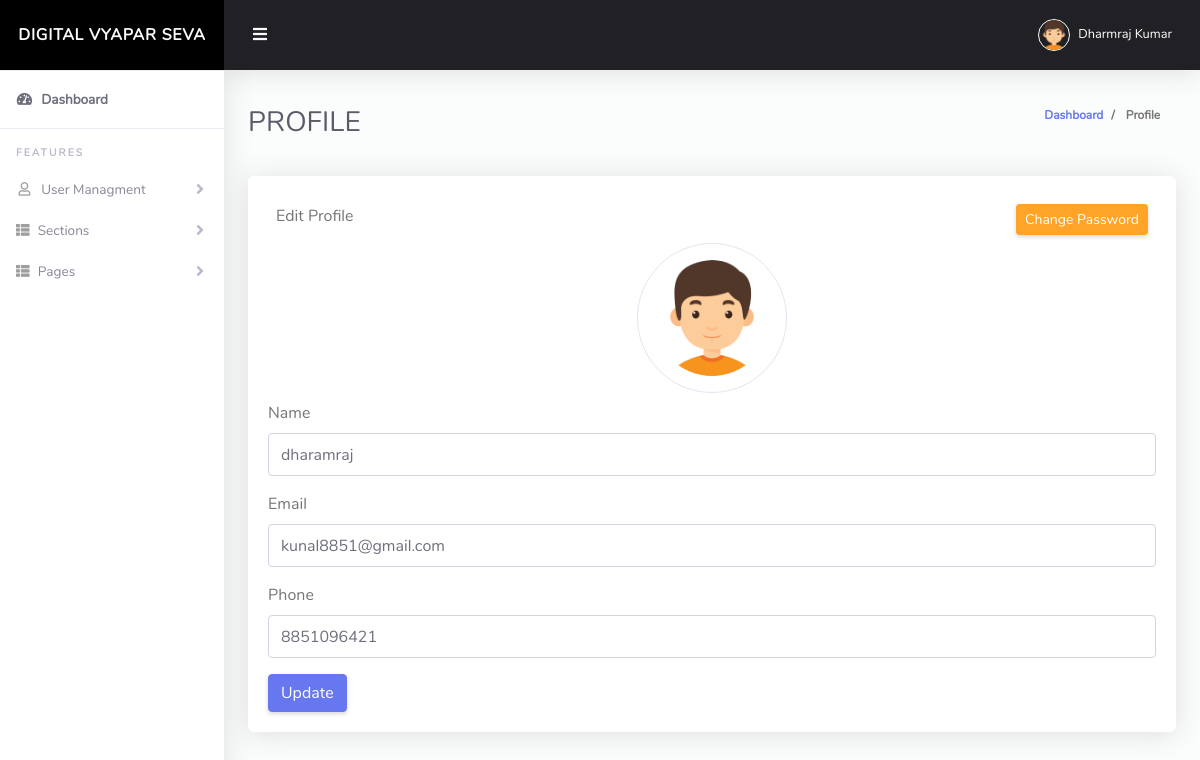
The app's page /profile?profile_id=4 (signed in) with its own data.
### tables this page shows
CREATE TABLE `users` (
  `id` int(11) NOT NULL,
  `user_name` varchar(200) NOT NULL,
  `user_email` varchar(200) NOT NULL,
  `user_mobile` varchar(15) NOT NULL,
  `user_pwd` varchar(300) NOT NULL,
  `user_status` int(11) NOT NULL DEFAULT 0,
  `user_type` int(11) DEFAULT 0,
  `created_date` timestamp NOT NULL DEFAULT current_timestamp(),
  `updated_date` datetime NOT NULL DEFAULT current_timestamp() ON UPDATE current_timestamp()
);

### config/class.php (called while the page is built, shortened)
<?php
class Db_functions
{
    private $servername = "localhost";
    private $username = "root";
    private $password = "";
    private $db_name = "grtrading_section";
    protected $conn = "";
    public function __construct()
    {
        $this->conn = new mysqli($this->servername, $this->username, $this->password, $this->db_name);
    }
    function exe_query($sql_qry)
    {
        $qry = $this->conn->query($sql_qry);
        return $qry;
    }
    function data_fetch($qry)
    {
        $qry_exe = $this->exe_query($qry);
        if (mysqli_num_rows($qry_exe) > 0) {
            while ($data = mysqli_fetch_assoc($qry_exe)) {
                $array[] = $data;
            }
        } else {
            $array = 0;
        }
        return $array;
    }
}

### profile.php (the view, shortened to what this page needs)
<?php include "./header.php";
$obj1 = new Db_functions();
if (isset($_GET['profile_id'])) {
    $sql = "SELECT * FROM `users` WHERE id=$_GET[profile_id]";
} else {
    $sql = "SELECT * FROM `users` WHERE id=$_SESSION[active_user]";
}
$profile_data = $obj1->data_fetch($sql);
$profile_data = $profile_data[0];
?>
<div class="row">
    <div class="col-lg-12">
        <div class="card mb-4">
            <div class="card-body">
                <div class="row d-flex justify-content-between m-2">
                    <div>
                        Edit Profile
                    </div>
                    <div>
                        <button class="btn btn-sm btn-warning" data-toggle="modal" data-target="#exampleModal">
                            Change Password
                        </button>
                    </div>
                </div>
                <div class="d-flex justify-content-center align-items-center mt-2 mb-2">
                    <img class="rounded-circle border p-3" width="150px" src="http://localhost/Dashboard/img/boy.png" alt="">
                </div>
                <form action="" method="POST">
                    <div class="form-group">
                        <label for="exampleInputEmail1">Name</label>
                        <input name="new_name" type="text" class="form-control" id="exampleInputEmail1" placeholder="Name" value="<?php echo $profile_data['user_name'] ?>">
                    </div>
                    <div class="form-group">
                        <label for="exampleInputPassword1">Email</label>
                        <input name="new_email" type="email" class="form-control" id="exampleInputPassword1" placeholder="Email" value="<?php echo $profile_data['user_email'] ?>">
                    </div>
                    <div class="form-group">
                        <label for="exampleInputphone">Phone</label>
                        <input name="new_phone" type="text" class="form-control" id="exampleInputphone" placeholder="Phone" value="<?php echo $profile_data['user_mobile'] ?>">
                    </div>
                    <button type="submit" name="update_user" class="btn btn-primary">Update </button>
                </form>
            </div>
        </div>
    </div>
</div>
<?php include "./footer.php"; ?>

### css/admin.css (style rules this page uses)
html { position: relative; min-height: 100%; font-family: Nunito; }
body { height: 100%; }
.card { -webkit-box-shadow: 0 0.15rem 1.75rem 0 rgba(58, 59, 69, 0.15) !important; box-shadow: 0 0.15rem 1.75rem 0 rgba(58, 59, 69, 0.15) !important; }

### records on screen
users: new_name "dharamraj", new_email "kunal8851@gmail.com", new_phone "8851096421"

### other values on screen
$_SESSION['user_name'] "Dharmraj Kumar"
$currunt_page "PROFILE"
$currunt_page "Profile"
